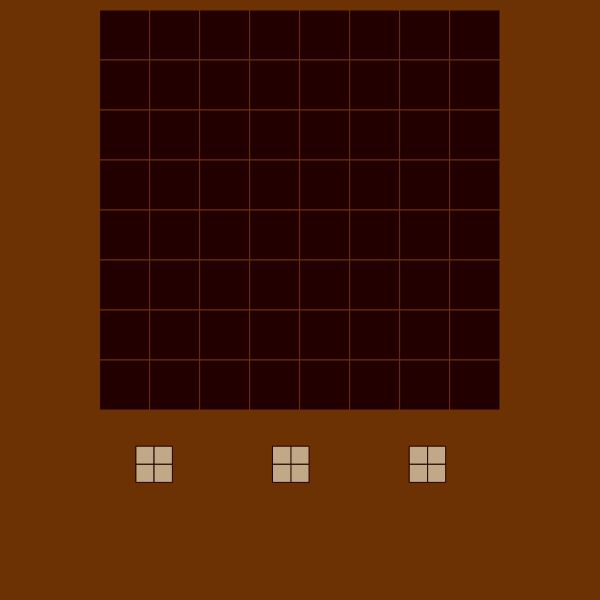
Frame 1 (no input)
Frame 60 (no input): identical to frame 1, image omitted
Frame 120 (the mouse pressed at the canvas centre since frame 60): identical to frame 1, image omitted

The p5.js sketch that drew this single still picture (run headless with seeded random() and noise() and a simulated clock; from frame 60 on, the mouse is pressed at the canvas centre):

// p5.js sketch
// ── sketch.js
let blocks;
let options;
let firstTime = true;

//CONSTANTS 
const S = 0;
const Z = 1;
const L = 2;
const J = 3;
const I = 4;
const O = 5;
const T = 6;
const PLAYGROUND = 0;
const NONE = 0;
const FIXED = 1;

function setup()
{
	createCanvas(600, 600);

	blocks = [];

	for(let i=0; i<8; i++)
	{
		blocks[i] = [];

		for(let j=0; j<8; j++)
		{
			blocks[i][j] = new Block(i, j, PLAYGROUND);
		}		
	}

	options = [];

	for(let i=0; i<3; i++)
	{
		options[i] = new Piece(i);
	}
}

function draw()
{
	background(108, 50, 4);

	for(let i=0; i<blocks.length; i++)
	{
		for(let j=0; j<blocks[0].length; j++)
		{
			blocks[i][j].show();
		}		
	}

	for(let i=0; i<options.length; i++)
	{
		options[i].show();
	}

	if(mouseIsPressed)
	{
		if(firstTime)
		{
			for(let i=0; i<options.length; i++)
			{
				if(mouseX > options[i].x &&
					mouseX < options[i].x+options[i].size &&
					mouseY > options[i].y &&
					mouseY < options[i].y+options[i].size)
				{
					console.log("DRAGGED");
					options[i].dragged();
				}
			}

			firstTime = false;
		}
		else
		{
			for(let i=0; i<options.length; i++)
			{
				options[i].update();
			}
		}
	}
	else
	{
		for(let i=0; i<options.length; i++)
		{
			options[i].drag = false;
		}

		firstTime = true;
	}
}
// ── Block.js
class Block
{
	constructor(i,j,type)
	{
		this.i = i;
		this.j = j;
		this.type = type;
		this.status = NONE;

		if(type == PLAYGROUND)
		{
			let amountI = 8;
			this.size = (width-200)/amountI;
			this.x = 100 + this.size*i;
			this.y = 10 + this.size*j;
		}
		else
		{
			/*this.size = 50;
			this.x = 10 + (this.size+2)*i;
			this.y = 10 + (this.size+2)*j;*/
		}
	}

	aaa()
	{

	}

	show()
	{
		/// 35, 0, 0
		/// 41, 11, 66
		/// 130, 82, 1
		/// 182, 155, 76
		/// 193, 169, 135
		
		stroke(108, 50, 4);

		if(this.status == NONE)
		{
			fill(35, 0, 0);
		}
		else
		{
			fill(193, 169, 135);
		}
		
		rect(this.x, this.y, this.size, this.size);
	}
}
// ── Piece.js
class Piece
{
	constructor(index)
	{
		this.lotType();
		
		this.size = (width-200-20)/3;
		this.x = 100 + index*(this.size+10);
		this.y = width-200 + 10;

		this.drag = false;

		this.mouseDistanceX = 0;
		this.mouseDistanceY = 0;
	}

	lotType()
	{
		let type = int(random(7));

		switch(type)
		{
			case S:
				this.parts = [
				[1,0],
				[2,0],
				[0,1],
				[1,1]
				];
				break;

			case Z:
				this.parts = [
				[0,0],
				[1,0],
				[1,1],
				[2,1]
				];
				break;

			case L:
				this.parts = [
				[0,0],
				[0,1],
				[0,2],
				[1,2]
				];
				break;

			case J:
				this.parts = [
				[1,0],
				[1,1],
				[1,2],
				[0,2]
				];
				break;

			case I:
				this.parts = [
				[0,0],
				[0,1],
				[0,2],
				[0,3]
				];
				break;

			case O:
				this.parts = [
				[0,0],
				[1,0],
				[0,1],
				[1,1]
				];
				break;

			case T:
				this.parts = [
				[0,0],
				[0,1],
				[0,2],
				[1,1]
				];
				break;
		}

		let timesToRotate = int(random(4));

		for(let i=0; i<timesToRotate; i++)
		{
			//AVERAGE POINT(CENTER OF THE ROTATION)
			let avgI = this.parts[3][0];
			let avgJ = this.parts[3][1];

			//newI = avgI + (avgJ - currJ);
			//newJ = avgJ - (avgI - currI);

			//ROTATION MATRIX (R(a))
			//
			// | cos(a)   sin(a) |
			// | -sin(a)  cos(a) |

			// newP = R(a) * currP;

			//ROTATION MATRIX (R(a))
			// a = -90°
			//
			// | 0  -1 |
			// | 1   0 |

			// | newI |   | 0  -1 |   | currI |
			// |      | = |       | * |       |
			// | newJ |   | 1   0 |   | currJ |

			// newI = (0*currI) + (-1*currJ);
			// newJ = (1*currI) + (0*currJ);

			// newI = -currJ;
			// newJ = currI;

			// I = newI + avgI;
			// J = newJ + avgJ;

			//ROTATE EACH PART OF THE PIECE IN (avgI,avgJ) CENTER
			for(let p=0; p<4; p++)
			{
				// currI = I - avgI;
				// currJ = J - avgJ;
				let currI = this.parts[p][0] - avgI;
				let currJ = this.parts[p][1] - avgJ;

				// newI = -currJ;
				// newJ = currI;
				let newI = -currJ;
				let newJ = currI;

				// I = newI + avgI;
				// J = newJ + avgJ;
				this.parts[p][0] = newI + avgI;
				this.parts[p][1] = newJ + avgJ;
			}
		}

		let smallestI = 5;
		let smallestJ = 5;
		
		for(let p=0; p<4; p++)
		{
			if(this.parts[p][0] < smallestI)
			{
				smallestI = this.parts[p][0];
			}

			if(this.parts[p][1] < smallestJ)
			{
				smallestJ = this.parts[p][1];
			}
		}
		
		for(let p=0; p<4; p++)
		{
			this.parts[p][0] = this.parts[p][0] - smallestI + 2;
			this.parts[p][1] = this.parts[p][1] - smallestJ + 2;
		}
	}

	dragged()
	{
		this.drag = true;
		this.mouseDistanceX = 3 * (width-200)/8;
		this.mouseDistanceY = 3 * (width-200)/8;
	}

	update()
	{
		if(this.drag)
		{
			this.x = mouseX - this.mouseDistanceX;
			this.y = mouseY - this.mouseDistanceY;
		}
	}

	show()
	{
		stroke(35, 0, 0);
		fill(193, 169, 135);

		for(let p=0; p<4; p++)
		{
			let singleSize;

			if(this.drag)
			{
				singleSize = (width-200)/8;
			}
			else
			{
				singleSize = this.size/7;
			}

			let px = singleSize*this.parts[p][0];
			let py = singleSize*this.parts[p][1];

			rect(this.x+px, this.y+py, singleSize, singleSize);
		}
	}
}
